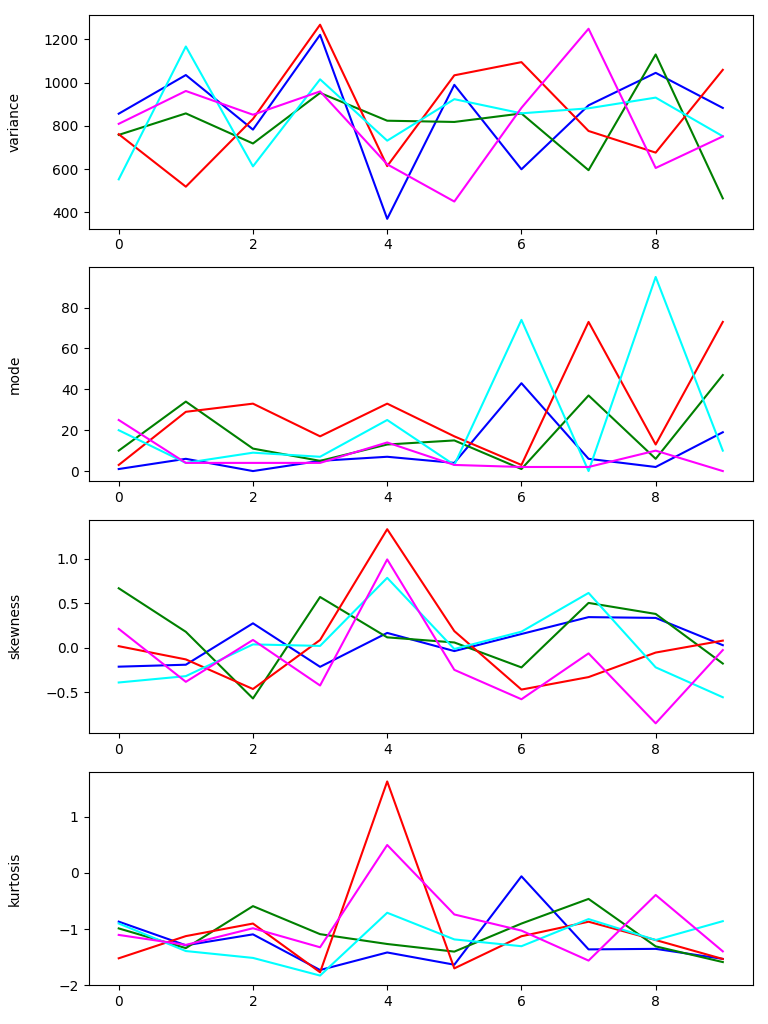

Write the Python code that produced this figure.
import numpy as np
import matplotlib.pyplot
import matplotlib.pyplot as plt
import scipy as sp

# Set the x-axis limits to '0' and '100'.
plt.xlim(0, 100)
# Set the y-axis limits to '0' and '100'.
plt.ylim(0, 100)

# Load data from a CSV file using NumPy's 'loadtxt' function and set delimiter as comma.
data1 = np.loadtxt(fname='random_function_tester_cli1.csv', delimiter=',')
data2 = np.loadtxt(fname='random_function_tester_cli2.csv', delimiter=',')
data3 = np.loadtxt(fname='random_function_tester_cli3.csv', delimiter=',')
data4 = np.loadtxt(fname='random_function_tester_cli4.csv', delimiter=',')
data5 = np.loadtxt(fname='random_function_tester_cli5.csv', delimiter=',')

# Create a new Matplotlib figure with size 768x1024 px.
figure = matplotlib.pyplot.figure(figsize=(7.68, 10.24))

# Add 20 overlapping subplots to the figure in a 4x1 grid layout and store them in separate variables.
axes1_data = figure.add_subplot(4, 1, 1)
axes2_data = figure.add_subplot(4, 1, 2)
axes3_data = figure.add_subplot(4, 1, 3)
axes4_data = figure.add_subplot(4, 1, 4)

# Set y-axis label for first subplot to 'variance', rotate the label by 90 degrees, and plot the variance of each column of the data.
# The variance of a data set measures how far the values in the data set are from the mean.
# It is calculated as the average of the squared differences from the mean.
axes1_data.set_ylabel('variance', labelpad=0, rotation=90)
axes1_data.plot(data1.var(axis=0), color='blue')
axes1_data.plot(data2.var(axis=0), color='green')
axes1_data.plot(data3.var(axis=0), color='red')
axes1_data.plot(data4.var(axis=0), color='cyan')
axes1_data.plot(data5.var(axis=0), color='magenta')

# Set y-axis label for second subplot to 'mode', rotate the label by 90 degrees, and plot the mode of each column of the data.
# The mode of a data set is the value that appears most frequently in the data set.
axes2_data.set_ylabel('mode', labelpad=0, rotation=90)
axes2_data.plot(sp.stats.mode(data1, axis=0, keepdims=False)[0], color='blue')
axes2_data.plot(sp.stats.mode(data2, axis=0, keepdims=False)[0], color='green')
axes2_data.plot(sp.stats.mode(data3, axis=0, keepdims=False)[0], color='red')
axes2_data.plot(sp.stats.mode(data4, axis=0, keepdims=False)[0], color='cyan')
axes2_data.plot(sp.stats.mode(data5, axis=0, keepdims=False)[0], color='magenta')

# Set y-axis label for third subplot to 'skewness', rotate the label by 90 degrees, and plot the skewness of each column of the data.
# The skewness of a data set measures the degree of asymmetry of the data set. Positive skewness indicates a longer tail on the right side of the distribution, while negative skewness indicates a longer tail on the left side.
# It can be calculated using different formulas, but a common one is to use the third standardized moment, which is the expected value of the third power of the standardized deviations from the mean.
axes3_data.set_ylabel('skewness', labelpad=0, rotation=90)
axes3_data.plot(sp.stats.skew(data1), color='blue')
axes3_data.plot(sp.stats.skew(data2), color='green')
axes3_data.plot(sp.stats.skew(data3), color='red')
axes3_data.plot(sp.stats.skew(data4), color='cyan')
axes3_data.plot(sp.stats.skew(data5), color='magenta')

# Set y-axis label for fourth subplot to 'kurtosis', rotate the label by 90 degrees, and plot the kurtosis of each column of the data.
# The kurtosis of a data set measures the degree of peakedness of the data set. High kurtosis indicates a sharp peak, while low kurtosis indicates a flat distribution.
# It can be calculated using different formulas, but a common one is to use the fourth standardized moment, which is the expected value of the fourth power of the standardized deviations from the mean.
axes4_data.set_ylabel('kurtosis', labelpad=0, rotation=90)
axes4_data.plot(sp.stats.kurtosis(data1), color='blue')
axes4_data.plot(sp.stats.kurtosis(data2), color='green')
axes4_data.plot(sp.stats.kurtosis(data3), color='red')
axes4_data.plot(sp.stats.kurtosis(data4), color='cyan')
axes4_data.plot(sp.stats.kurtosis(data5), color='magenta')

# Align y-axis labels to the left.
axes1_data.yaxis.set_label_coords(-0.1, 0.5)
axes2_data.yaxis.set_label_coords(-0.1, 0.5)
axes3_data.yaxis.set_label_coords(-0.1, 0.5)
axes4_data.yaxis.set_label_coords(-0.1, 0.5)

# Adjust the subplots' layout to fit the contents of each subplot and avoid overlapping.
figure.tight_layout()

# Save the figure as a PNG file named 'random_function_tester_advsta_x5_cli.png'.
matplotlib.pyplot.savefig("random_function_tester_plot_advsta_x5_cli.png")